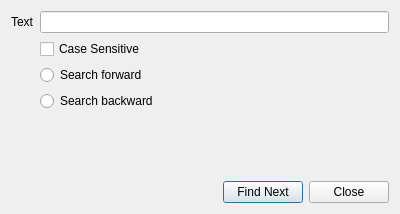
<?xml version="1.0" encoding="UTF-8"?>
<ui version="4.0">
 <class>SearchDialog</class>
 <widget class="QDialog" name="SearchDialog">
  <property name="windowModality">
   <enum>Qt::ApplicationModal</enum>
  </property>
  <property name="geometry">
   <rect>
    <x>0</x>
    <y>0</y>
    <width>400</width>
    <height>214</height>
   </rect>
  </property>
  <property name="windowTitle">
   <string>Search</string>
  </property>
  <layout class="QVBoxLayout" name="verticalLayout">
   <item>
    <layout class="QFormLayout" name="formLayout">
     <property name="sizeConstraint">
      <enum>QLayout::SetDefaultConstraint</enum>
     </property>
     <item row="0" column="0">
      <widget class="QLabel" name="label">
       <property name="text">
        <string>Text</string>
       </property>
      </widget>
     </item>
     <item row="1" column="1">
      <widget class="QCheckBox" name="cbCaseSensitive">
       <property name="text">
        <string>Case Sensitive</string>
       </property>
      </widget>
     </item>
     <item row="2" column="1">
      <widget class="QRadioButton" name="rbForward">
       <property name="text">
        <string>Search forward</string>
       </property>
      </widget>
     </item>
     <item row="3" column="1">
      <widget class="QRadioButton" name="rbBackward">
       <property name="text">
        <string>Search backward</string>
       </property>
      </widget>
     </item>
     <item row="0" column="1">
      <widget class="QLineEdit" name="edPattern"/>
     </item>
    </layout>
   </item>
   <item>
    <layout class="QHBoxLayout" name="horizontalLayout">
     <item>
      <spacer name="horizontalSpacer">
       <property name="orientation">
        <enum>Qt::Horizontal</enum>
       </property>
       <property name="sizeHint" stdset="0">
        <size>
         <width>40</width>
         <height>20</height>
        </size>
       </property>
      </spacer>
     </item>
     <item>
      <widget class="QPushButton" name="btnFindNext">
       <property name="text">
        <string>Find Next</string>
       </property>
       <property name="default">
        <bool>true</bool>
       </property>
      </widget>
     </item>
     <item>
      <widget class="QPushButton" name="btnClose">
       <property name="text">
        <string>Close</string>
       </property>
      </widget>
     </item>
    </layout>
   </item>
  </layout>
 </widget>
 <tabstops>
  <tabstop>edPattern</tabstop>
  <tabstop>cbCaseSensitive</tabstop>
  <tabstop>rbForward</tabstop>
  <tabstop>rbBackward</tabstop>
  <tabstop>btnFindNext</tabstop>
  <tabstop>btnClose</tabstop>
 </tabstops>
 <resources/>
 <connections/>
</ui>
